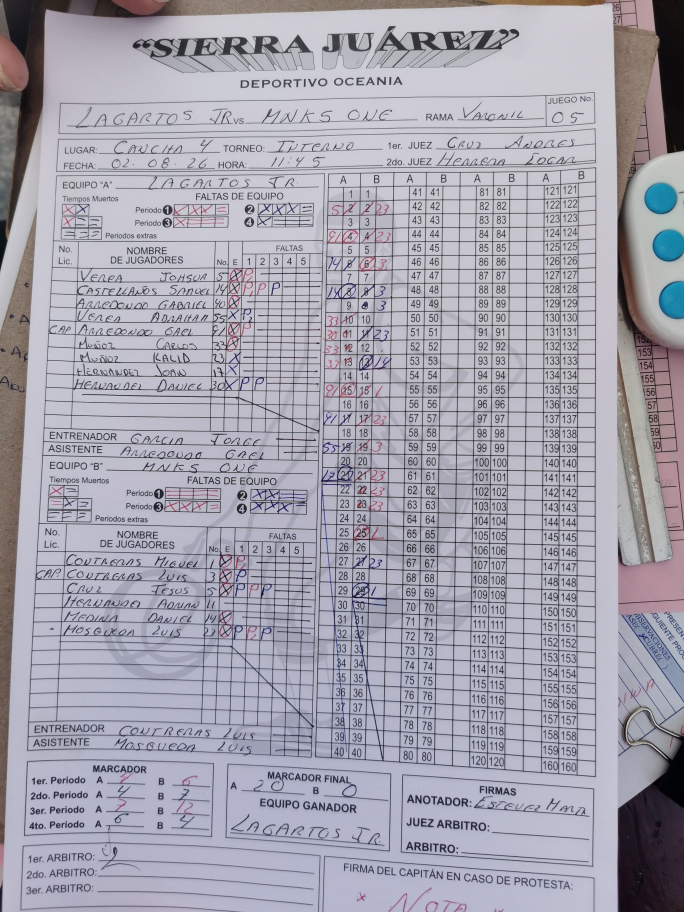
#> input picture Hoja de anotaciones.jpg, 2736 x 3648 px, found by its file name (shown at 1/4 size)
$ python test_alignment.py
#> lines starting #> are read from the running program, lines starting #| are printed output that depends on the picture; after the words box and inside, x2 and y2 are one past the last pixel; in counts of white or black regions, pixels touching at a corner belong together
import cv2
import numpy as np

def align_document(image_path, target_width=2000, target_height=2800):
#> called with target_width = 2000, target_height = 2800
    img = cv2.imread(image_path)
#> img is the input picture: shape (3648, 2736, 3); mean B, G, R 174.8, 162.6, 164.5
    if img is None:
        raise FileNotFoundError(f"Could not load image: {image_path}")

    orig_h, orig_w = img.shape[:2]
#> orig_h = 3648; orig_w = 2736
    print(f"Original size: {orig_w} x {orig_h}")
#| Original size: 2736 x 3648

    # Downscale for fast contour detection
    downscale_h = 1000
    ratio = orig_h / float(downscale_h)
#> ratio = 3.65
    downscale_w = int(orig_w / ratio)
#> downscale_w = 750
    resized = cv2.resize(img, (downscale_w, downscale_h))

    # Preprocessing
    gray = cv2.cvtColor(resized, cv2.COLOR_BGR2GRAY)
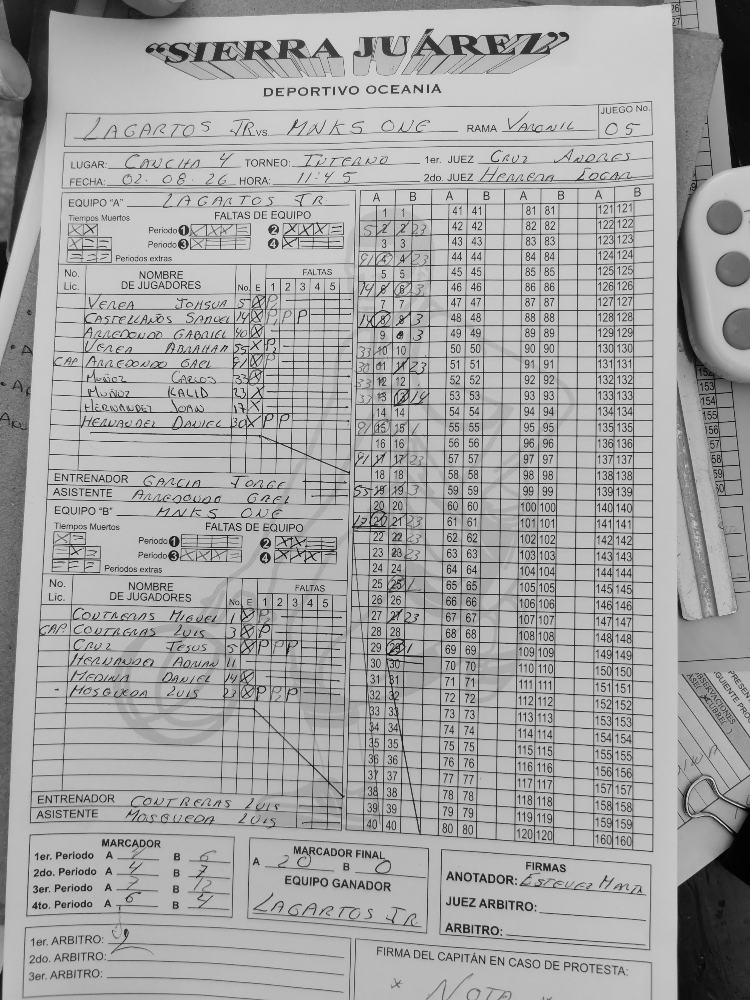
#> gray: shape (1000, 750); min 1, max 227, mean 164.5
    blurred = cv2.GaussianBlur(gray, (5, 5), 0)
    edged = cv2.Canny(blurred, 50, 150)
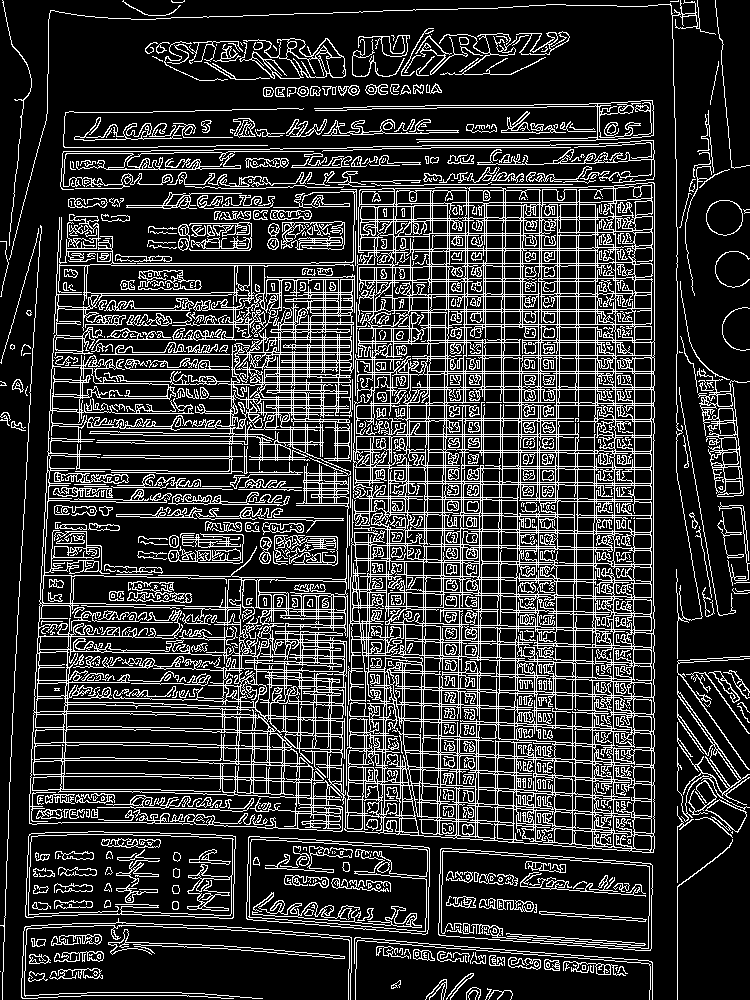
#> edged: shape (1000, 750); 19.8% white in thin lines or dots

    # Find contours
    contours, _ = cv2.findContours(edged.copy(), cv2.RETR_LIST, cv2.CHAIN_APPROX_SIMPLE)
#> contours = 4550 contours, 2109 with area under 20; largest, box (x1, y1, x2, y2) and area: (29, 182, 655, 853) 348468, (44, 421, 351, 608) 42691, (50, 265, 260, 431) 20036, (438, 848, 653, 951) 18575, (438, 848, 653, 951) 18570
    contours = sorted(contours, key=cv2.contourArea, reverse=True)[:10]
#> contours = 10 contours; largest, box (x1, y1, x2, y2) and area: (29, 182, 655, 853) 348468, (44, 421, 351, 608) 42691, (50, 265, 260, 431) 20036, (438, 848, 653, 951) 18575, (438, 848, 653, 951) 18570

    sheet_contour = None
    for c in contours:
        peri = cv2.arcLength(c, True)
        approx = cv2.approxPolyDP(c, 0.02 * peri, True)
        area = cv2.contourArea(c)
        # We expect a 4-point contour covering at least 30% of the image
        if len(approx) == 4 and area > (downscale_w * downscale_h * 0.3):
            sheet_contour = approx
            print(f"Found 4-point document contour with area ratio: {area / (downscale_w * downscale_h):.2f}")
            break
#> this loop made 10 passes
#> (peri, approx, area) on passes 3, 4, 5, 6, 8, 9, 10: (4812, [[237, 266], [228, 426], [52, 424]], 20035.5), (610.6, [[440, 849], [439, 935], [651, 948], [650, 863]], 18575), (608.8, [[440, 850], [649, 863], [651, 948], [440, 935]], 18570.5), (587.4, [[28, 836], [26, 917], [233, 917], [235, 836]], 17130.5), (4891.2, [[41, 607], [240, 706]], 15876), (542.9, [[248, 837], [247, 919], [427, 933], [428, 847]], 15468), (540.6, [[248, 838], [427, 847], [427, 932], [248, 919]], 15463)
#> (peri, area) on passes 1, 2, 7: (12739.8, 348467.5), (5437, 42691), (2092, 16931.5)

    if sheet_contour is None:
        print("No strict 4-corner document contour found; checking table bounding box...")
        # Fallback: table line detection
        thresh = cv2.adaptiveThreshold(~gray, 255, cv2.ADAPTIVE_THRESH_MEAN_C, cv2.THRESH_BINARY, 15, -2)
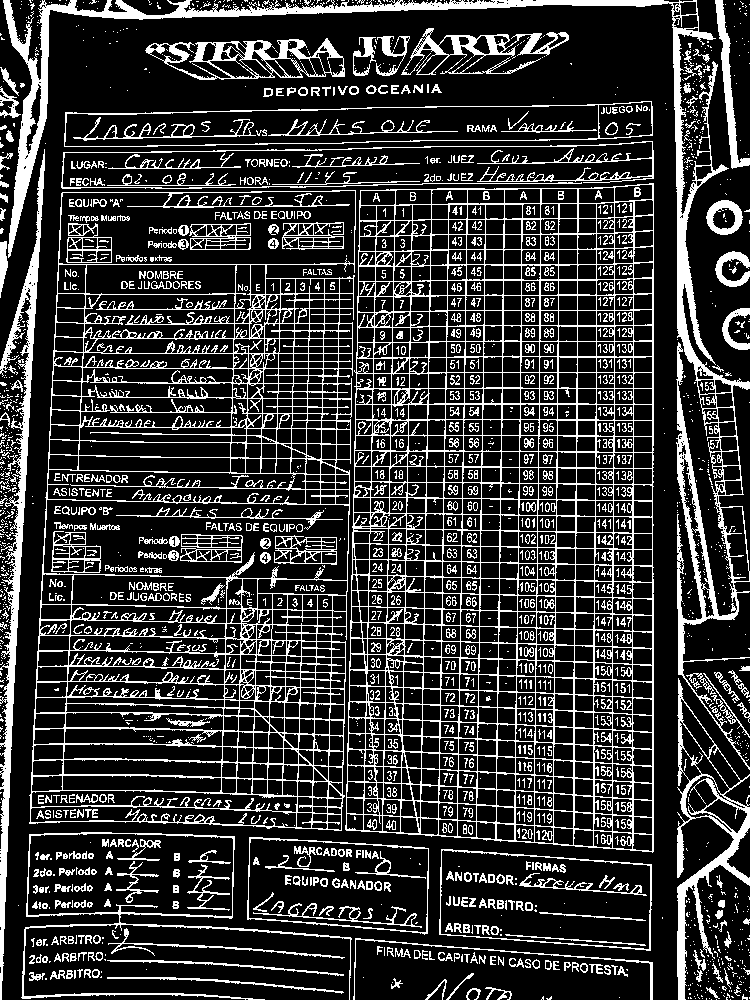
#> thresh: shape (1000, 750); 20.9% white in thin lines or dots
        h_structure = cv2.getStructuringElement(cv2.MORPH_RECT, (int(downscale_w / 20), 1))
        v_structure = cv2.getStructuringElement(cv2.MORPH_RECT, (1, int(downscale_h / 20)))
        h_lines = cv2.dilate(cv2.erode(thresh, h_structure), h_structure)
#> h_lines: shape (1000, 750); 4.2% white in thin lines or dots
        v_lines = cv2.dilate(cv2.erode(thresh, v_structure), v_structure)
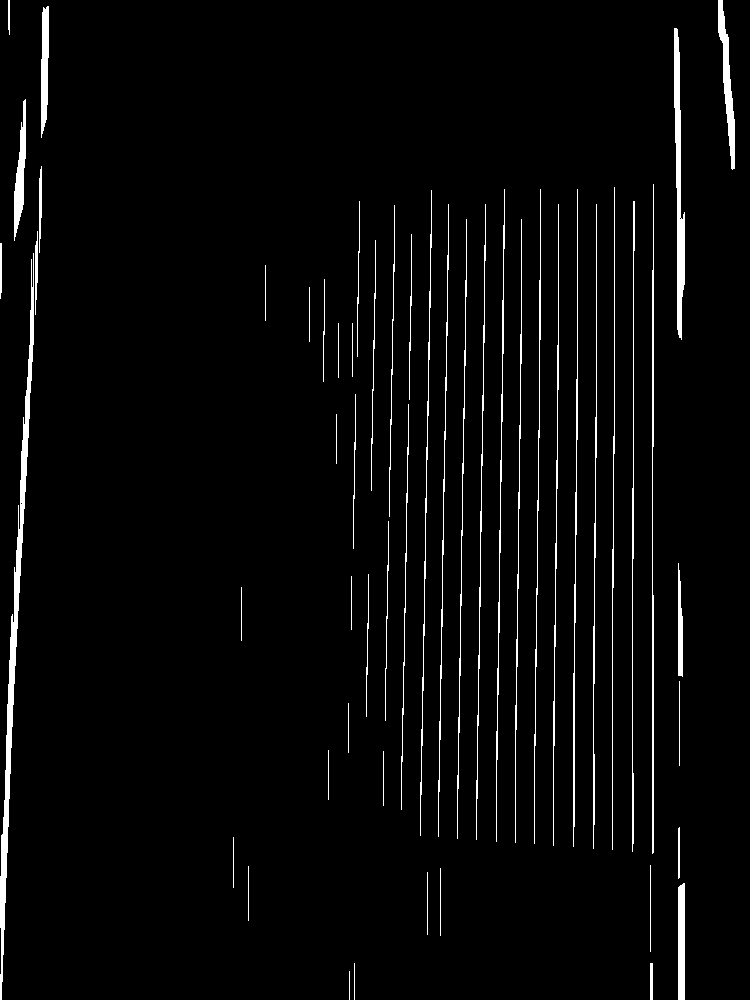
#> v_lines: shape (1000, 750); 3.2% white; 53 white regions
        table = h_lines + v_lines
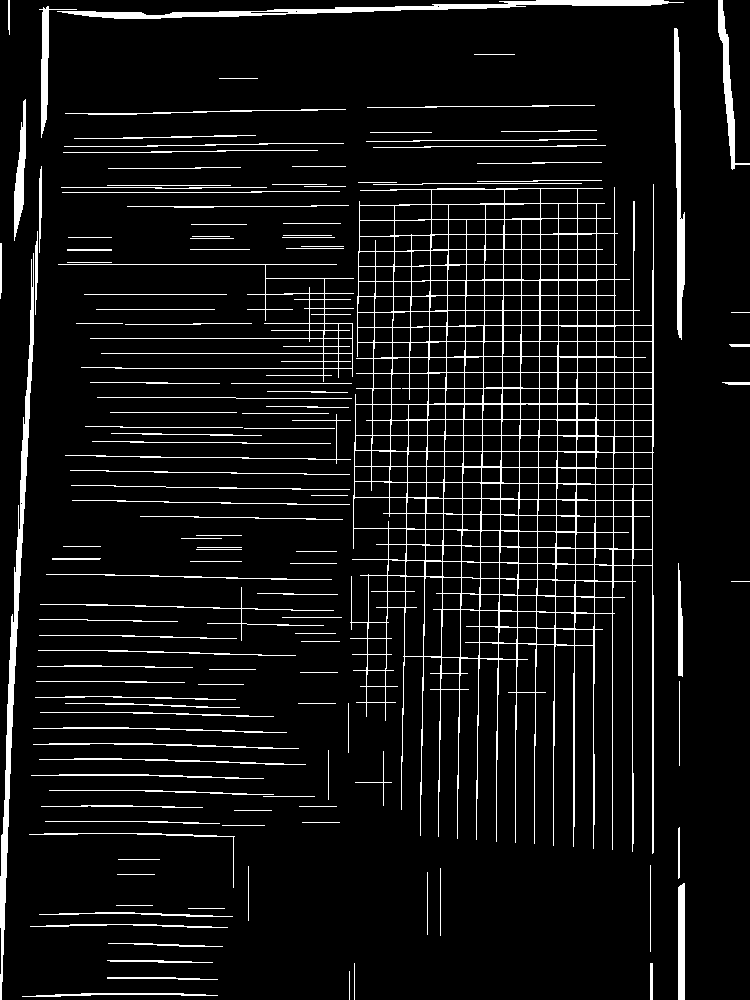
#> table: shape (1000, 750); min 0, max 255, mean 18.8

        table_contours, _ = cv2.findContours(table, cv2.RETR_EXTERNAL, cv2.CHAIN_APPROX_SIMPLE)
#> table_contours = 136 contours, 79 with area under 20; largest, box (x1, y1, x2, y2) and area: (350, 184, 654, 854) 125690, (58, 264, 354, 382) 2909, (0, 253, 34, 1000) 2866, (57, 0, 684, 19) 2474, (674, 28, 685, 340) 1496
        if table_contours:
            largest_c = max(table_contours, key=cv2.contourArea)
#> largest_c = contour of 443 points, box (x1, y1, x2, y2) (350, 184, 654, 854), area 125690
            rect = cv2.minAreaRect(largest_c)
#> rect = ((501.5, 518.5), (669, 303), -90)
            box = cv2.boxPoints(rect)
#> box = [[653, 853], [350, 853], [350, 184], [653, 184]]
            sheet_contour = np.int32(box)
#> sheet_contour = [[653, 853], [350, 853], [350, 184], [653, 184]]
            print("Detected outer table boundary via morphological lines.")

    if sheet_contour is not None:
        # Scale back to original resolution
        pts = sheet_contour.reshape(4, 2) * ratio
#> pts = [[2382.1, 3111.7], [1276.8, 3111.7], [1276.8, 671.2], [2382.1, 671.2]]

        # Order points: top-left, top-right, bottom-right, bottom-left
        rect = np.zeros((4, 2), dtype="float32")
        s = pts.sum(axis=1)
#> s = [5493.9, 4388.5, 1948, 3053.4]
        rect[0] = pts[np.argmin(s)]
        rect[2] = pts[np.argmax(s)]
        diff = np.diff(pts, axis=1)
#> diff = [729.6, 1834.9, -605.6, -1710.9]
        rect[1] = pts[np.argmin(diff)]
        rect[3] = pts[np.argmax(diff)]

        # Warp perspective
        dst = np.array([
            [0, 0],
            [target_width - 1, 0],
            [target_width - 1, target_height - 1],
            [0, target_height - 1]
        ], dtype="float32")

        M = cv2.getPerspectiveTransform(rect, dst)
        warped = cv2.warpPerspective(img, M, (target_width, target_height))
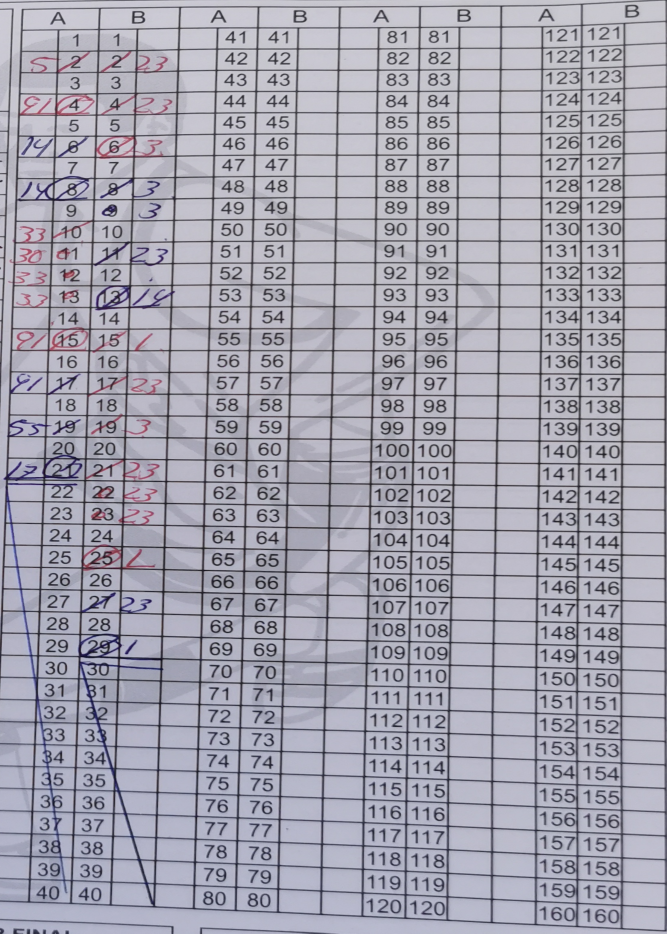
#> warped: shape (2800, 2000, 3) (shown at 1/3 size); mean B, G, R 176.2, 163.5, 164.7
        print(f"Successfully warped to canonical shape: {target_width} x {target_height}")
        return warped
    else:
        print("Using direct resize to canonical shape as fallback.")
        return cv2.resize(img, (target_width, target_height))

if __name__ == "__main__":
    warped = align_document('c:/Users/luism/gemini-work/sistemaTorneos/Hoja de anotaciones.jpg')
    cv2.imwrite('c:/Users/luism/gemini-work/sistemaTorneos/scripts/ocr/aligned_scoresheet.jpg', warped)
    print("Saved aligned_scoresheet.jpg")
